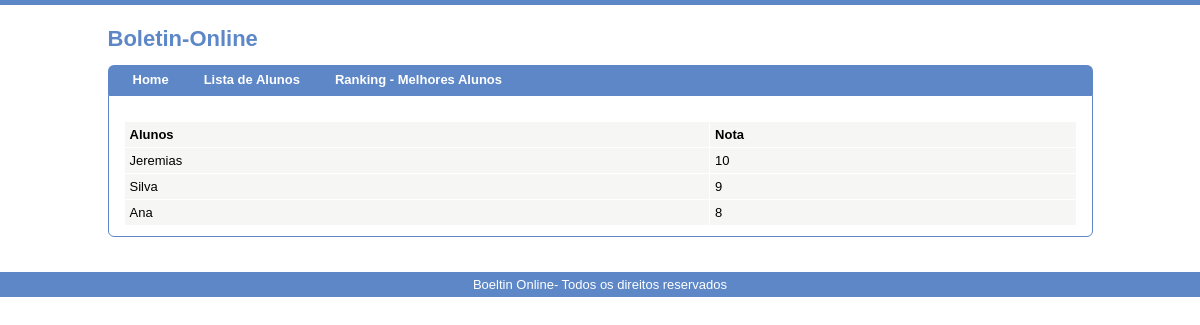
The app's page /fase_1_pdo/index.php?page=ranking with its own data.
### tables this page shows
CREATE TABLE IF NOT EXISTS `alunos` (
`id` int(11) NOT NULL,
  `nome` varchar(255) NOT NULL,
  `nota` int(11) NOT NULL
);

### fase_1_pdo/db_ranking.php (the view, shortened to what this page needs)
<?php
try {
    $conexao_school = new \PDO("mysql:host=localhost;dbname=school", "root", "jcs726");
    $query ="SELECT nome,nota FROM ALUNOS WHERE nota>7";
    $stmt = $conexao_school->query($query);
    while($linha= $stmt->fetch()){
        $nomeA = $linha["nome"];
        $notaA = $linha["nota"];
        echo"<tr>";
        echo "<td>$nomeA</td>";
        echo "<td>$notaA</td>";
        echo"</tr>";
    }
} catch (Exception $exc) {
    echo $exc->getTraceAsString();
    echo "Conexão não realizada.. Erro".$exc->getCode();
}

### fase_1_pdo/styles/style.css (style rules this page uses)
html { color:#000;background:#FFF; }
body,div,dl,dt,dd,ul,ol,li,h1,h2,h3,h4,h5,h6,pre,code,form,fieldset,legend,input,textarea,p,blockquote,th,td { margin:0;padding:0; }
body { font:13px/1.231 arial,helvetica,clean,sans-serif;*font-size:small;*font:x-small; }
th,td { padding:5px; }

### fase_1_pdo/styles/frontend.css (style rules this page uses)
#conteudo table td { background: #f6f7f5; border: 1px solid white; }

### records on screen
alunos: nome "Jeremias", nota "10"
alunos: nome "Silva", nota "9"
alunos: nome "Ana", nota "8"
